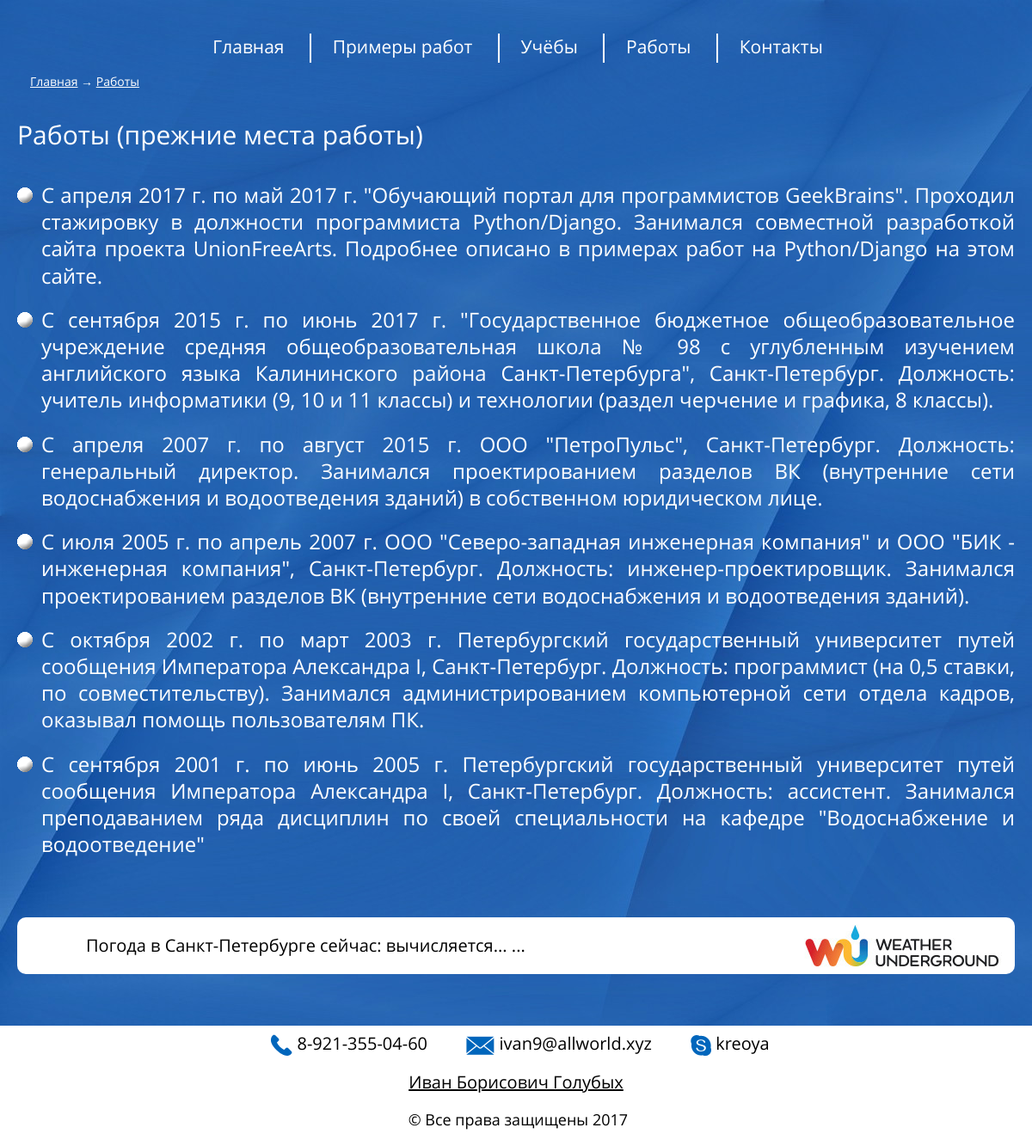
The app's page /portfolio/2017_portfolio/works/ with its own data.
### app_main/models_works.py (models this page shows, shortened)
class Works(models.Model):
    ordinal = models.PositiveSmallIntegerField(
        blank=False,
        null=False,
        db_index=True,
        unique=True,
        help_text='Порядковый номер объекта на странице',
        verbose_name='Порядковый номер объекта на странице',
        )
    text = models.TextField(
        blank=False,
        null=False,
        db_index=False,
        unique=False,
        help_text='Описание места работы',
        verbose_name='Описание места работы',
        )

### app_main/views.py (the view)
class WorksListView(ListView):
    crumbs_page_name = 'Работы'
    crumbs_page_urlname = 'works'
    crumbs_up = MainListView
    queryset = Works.objects.order_by('ordinal').reverse()
    template_name = 'works.html'
    def get_context_data(self, **kwargs):
        context = super().get_context_data(**kwargs)
        if 'session_exist' not in self.request.session or\
                not self.request.session['session_exist']:
            self.request.session['session_exist'] = True
        context['crumbs'] = crumbs(__class__)
        return context

### app_main/views.py (called while the page is built)
def crumbs(object):
    html_str = ''
    if object.crumbs_up:
        html_str += crumbs(object.crumbs_up) + ' &rarr; '
    html_str += '<a href="{}">{}</a>'.\
        format(reverse(object.crumbs_page_urlname), object.crumbs_page_name)
    return html_str

### app_main/templates/works.html (shortened to what this page needs)
{% extends "base.html" %}
{% load staticfiles %}
{% block LoacalJsCss %}
    <link rel="stylesheet" href="{% static 'app_main/style/education_and_work.css' %}">
{% endblock %}
{% block content  %}
    <h1>Работы (прежние места работы)</h1>
    <ul class="list_education">
        {% for object in object_list %}
            <li>{{ object.text|safe }}</li>
        {% endfor %}
    </ul>
{% endblock %}

### general_static/general/style/style.css (style rules this page uses)
* { font-weight: 400; color: inherit; text-decoration: none; }
html, body { height: 100%; color: #ffffff; }
body { width: 100%; min-width: 320px; border: 0px; background-color: #2361b0; -webkit-hyphens: auto; -moz-hyphens: auto; -ms-hyphens: auto; text-align: justify; }
h1, h2, h3, h4, p, li { line-height: 1.3em; }
@media screen and (min-width: 481px) { html { font-family: OpenSansRegular; } }
@media screen and (min-width: 481px) { body h1 { font-size: 30px; } }
@media screen and (min-width: 481px) { body p, body h1, body h2, body h3, body h4 { margin: 5px 0px 35px 0px; } }
.breadcrumbs a { text-decoration: underline; }

### app_main/static/app_main/style/education_and_work.css (style rules this page uses)
@media screen and (min-width: 481px) { .list_education li { font-size: 24px; } }
.list_education { margin: 0 0 0 28px; }
.list_education li { list-style-type: none; padding-bottom: 20px; }

### records on screen
Works: text "С апреля 2017 г. по май 2017 г. \"Обучающий портал для программистов GeekBrains\". Проходил стажировку в должности программиста Python/Django. Занимался совместной разработкой сайта проекта UnionFreeArts. Подробнее описано в примерах работ на Python/Django на этом сайте."
Works: text "С сентября 2015 г. по июнь 2017 г. \"Государственное бюджетное общеобразовательное учреждение средняя общеобразовательная школа № 98 с углубленным изучением английского языка Калининского района Санкт-Петербурга\", Санкт-Петербург. Должность: учитель информатики (9, 10 и 11 классы) и технологии (раздел черчение и графика, 8 классы)."
Works: text "С апреля 2007 г. по август 2015 г. ООО \"ПетроПульс\", Санкт-Петербург. Должность: генеральный директор. Занимался проектированием разделов ВК (внутренние сети водоснабжения и водоотведения зданий) в собственном юридическом лице."
Works: text "С июля 2005 г. по апрель 2007 г. ООО \"Северо-западная инженерная компания\" и ООО \"БИК - инженерная компания\", Санкт-Петербург. Должность: инженер-проектировщик. Занимался проектированием разделов ВК (внутренние сети водоснабжения и водоотведения зданий)."
Works: text "С октября 2002 г. по март 2003 г. Петербургский государственный университет путей сообщения Императора Александра I, Санкт-Петербург. Должность: программист (на 0,5 ставки, по совместительству). Занимался администрированием компьютерной сети отдела кадров, оказывал помощь пользователям ПК."
Works: text "С сентября 2001 г. по июнь 2005 г. Петербургский государственный университет путей сообщения Императора Александра I, Санкт-Петербург. Должность: ассистент. Занимался преподаванием ряда дисциплин по своей специальности на кафедре \"Водоснабжение и водоотведение\""

### other values on screen
{{ crumbs|safe }} "Главная → Работы"
